Frame 1 (no input): blank canvas, image omitted
Frame 60 (the mouse pressed at the canvas centre just before this capture): blank canvas, image omitted
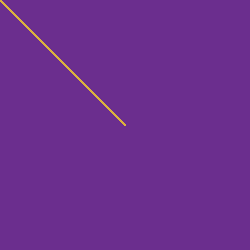
Frame 120 (the mouse held since frame 60 and released just before this capture)

The Processing sketch whose frames 1 and 60 were blank and that drew this single picture after the mouse press (run headless with seeded random() and noise(); from frame 60 on, the mouse is pressed at the canvas centre):

// Processing sketch: processing_25426
// ── processing_25426.pde

void setup() {
size (250,250);
stroke (221,177,59);
background (107,46,142);
}

void draw() {
line (0,0,mouseX,mouseY);}
